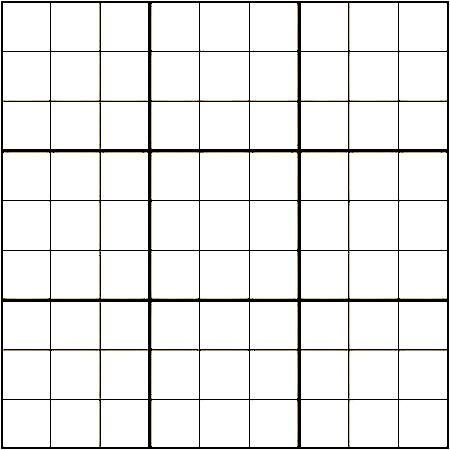
#> input picture Images/Board/sudoku_board.jpeg, 450 x 450 px, given in place of the camera
$ python CV2Board.py
#> lines starting #> are read from the running program, lines starting #| are printed output that depends on the picture; after the words box and inside, x2 and y2 are one past the last pixel; in counts of white or black regions, pixels touching at a corner belong together
import cv2
import numpy as np

cap = cv2.VideoCapture(0)

while True:
    _, frame = cap.read()
#> frame is the input picture: shape (450, 450, 3); mean B, G, R 234.9, 235.6, 235.9
    blurred_frame = cv2.GaussianBlur(frame, (5,5),0)
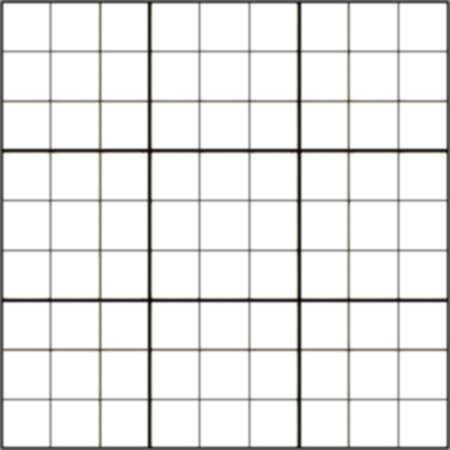
#> blurred_frame: shape (450, 450, 3); mean B, G, R 234.2, 235, 235.2
    hsv = cv2.cvtColor(frame, cv2.COLOR_BGR2HSV)
#> hsv: shape (450, 450, 3); mean H, S, V 14.2, 10.9, 236

    lower_blue = np.array([38,86,0])
    upper_blue = np.array([121,255,255])
    #lower_blue = np.array([0,0,0])
    #upper_blue = np.array([255,255,255])
    mask = cv2.inRange(hsv, lower_blue, upper_blue)
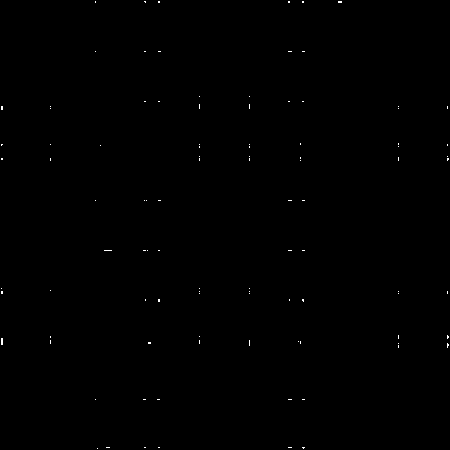
#> mask: shape (450, 450); 0.14% white in thin lines or dots

    contours, _ = cv2.findContours(mask, cv2.RETR_TREE, cv2.CHAIN_APPROX_NONE)
#> contours = 100 contours, all with area under 20

    for contour in contours:
        cv2.drawContours(frame, contour, -1, (0,255,0),3)
#> this loop made 100 passes
#> contour on passes 1, 2, 4, 5, 7, 9, 10, 11, 12, 14, 16, 17: [[97, 448]], [[302, 447], [303, 448], [304, 447], [303, 447]], [[158, 447], [159, 447]], [[144, 447], [145, 447]], [[302, 399], [303, 399], [304, 399], [303, 399]], [[157, 399], [158, 399], [159, 399], [158, 399]], [[143, 399], [144, 399], [145, 399], [144, 399]], [[95, 399]], [[398, 345], [398, 346], [398, 347], [398, 346]], [[398, 343]], [[300, 341], [300, 342], [300, 343], [300, 342]], [[298, 341]]
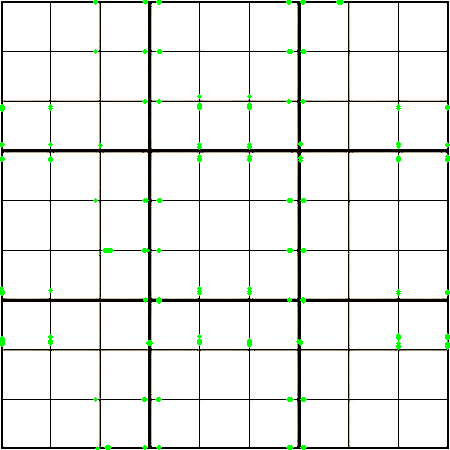
#> frame: shape (450, 450, 3); 0.96% of pixels changed, all inside (x1, y1, x2, y2) = (0, 0, 450, 450)

    cv2.imshow("Frame", frame)
    cv2.imshow("Mask", mask)

    key=cv2.waitKey(1)
#> (key Esc is pressed here)
    if key ==27:
        break

cap.release()
cv2.destroyAllWindows()
